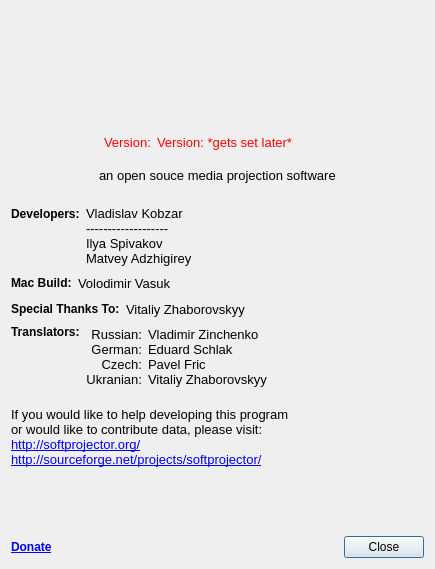
<?xml version="1.0" encoding="UTF-8"?>
<ui version="4.0">
 <class>AboutDialog</class>
 <widget class="QDialog" name="AboutDialog">
  <property name="geometry">
   <rect>
    <x>0</x>
    <y>0</y>
    <width>435</width>
    <height>569</height>
   </rect>
  </property>
  <property name="windowTitle">
   <string>About softProjecor</string>
  </property>
  <layout class="QVBoxLayout" name="verticalLayout">
   <item>
    <layout class="QGridLayout" name="gridLayout_7">
     <item row="0" column="0">
      <layout class="QGridLayout" name="gridLayout_4">
       <item row="0" column="0">
        <spacer name="horizontalSpacer">
         <property name="orientation">
          <enum>Qt::Horizontal</enum>
         </property>
         <property name="sizeHint" stdset="0">
          <size>
           <width>13</width>
           <height>108</height>
          </size>
         </property>
        </spacer>
       </item>
       <item row="0" column="1">
        <widget class="QLabel" name="label">
         <property name="font">
          <font>
           <pointsize>15</pointsize>
           <weight>75</weight>
           <bold>true</bold>
          </font>
         </property>
         <property name="text">
          <string/>
         </property>
         <property name="pixmap">
          <pixmap resource="softprojector.qrc">:/icons/icons/softprojector_cloud.png</pixmap>
         </property>
        </widget>
       </item>
       <item row="0" column="2" rowspan="2">
        <spacer name="horizontalSpacer_2">
         <property name="orientation">
          <enum>Qt::Horizontal</enum>
         </property>
         <property name="sizeHint" stdset="0">
          <size>
           <width>17</width>
           <height>148</height>
          </size>
         </property>
        </spacer>
       </item>
       <item row="1" column="1">
        <layout class="QGridLayout" name="gridLayout_3">
         <item row="0" column="0">
          <widget class="QLabel" name="label_3">
           <property name="palette">
            <palette>
             <active>
              <colorrole role="WindowText">
               <brush brushstyle="SolidPattern">
                <color alpha="255">
                 <red>255</red>
                 <green>0</green>
                 <blue>0</blue>
                </color>
               </brush>
              </colorrole>
             </active>
             <inactive>
              <colorrole role="WindowText">
               <brush brushstyle="SolidPattern">
                <color alpha="255">
                 <red>255</red>
                 <green>0</green>
                 <blue>0</blue>
                </color>
               </brush>
              </colorrole>
             </inactive>
             <disabled>
              <colorrole role="WindowText">
               <brush brushstyle="SolidPattern">
                <color alpha="255">
                 <red>118</red>
                 <green>116</green>
                 <blue>108</blue>
                </color>
               </brush>
              </colorrole>
             </disabled>
            </palette>
           </property>
           <property name="font">
            <font>
             <pointsize>10</pointsize>
            </font>
           </property>
           <property name="text">
            <string>Version:</string>
           </property>
          </widget>
         </item>
         <item row="0" column="1">
          <widget class="QLabel" name="version_label">
           <property name="palette">
            <palette>
             <active>
              <colorrole role="WindowText">
               <brush brushstyle="SolidPattern">
                <color alpha="255">
                 <red>255</red>
                 <green>0</green>
                 <blue>0</blue>
                </color>
               </brush>
              </colorrole>
             </active>
             <inactive>
              <colorrole role="WindowText">
               <brush brushstyle="SolidPattern">
                <color alpha="255">
                 <red>255</red>
                 <green>0</green>
                 <blue>0</blue>
                </color>
               </brush>
              </colorrole>
             </inactive>
             <disabled>
              <colorrole role="WindowText">
               <brush brushstyle="SolidPattern">
                <color alpha="255">
                 <red>118</red>
                 <green>116</green>
                 <blue>108</blue>
                </color>
               </brush>
              </colorrole>
             </disabled>
            </palette>
           </property>
           <property name="font">
            <font>
             <pointsize>10</pointsize>
            </font>
           </property>
           <property name="text">
            <string notr="true">Version: *gets set later*</string>
           </property>
          </widget>
         </item>
         <item row="0" column="2">
          <spacer name="horizontalSpacer_4">
           <property name="orientation">
            <enum>Qt::Horizontal</enum>
           </property>
           <property name="sizeHint" stdset="0">
            <size>
             <width>40</width>
             <height>13</height>
            </size>
           </property>
          </spacer>
         </item>
        </layout>
       </item>
      </layout>
     </item>
     <item row="1" column="0">
      <layout class="QGridLayout" name="gridLayout_6">
       <item row="0" column="0">
        <spacer name="horizontalSpacer_5">
         <property name="orientation">
          <enum>Qt::Horizontal</enum>
         </property>
         <property name="sizeHint" stdset="0">
          <size>
           <width>40</width>
           <height>20</height>
          </size>
         </property>
        </spacer>
       </item>
       <item row="0" column="1">
        <widget class="QLabel" name="label_2">
         <property name="font">
          <font>
           <pointsize>10</pointsize>
          </font>
         </property>
         <property name="text">
          <string>an open souce media projection software</string>
         </property>
        </widget>
       </item>
       <item row="0" column="2">
        <spacer name="horizontalSpacer_6">
         <property name="orientation">
          <enum>Qt::Horizontal</enum>
         </property>
         <property name="sizeHint" stdset="0">
          <size>
           <width>40</width>
           <height>20</height>
          </size>
         </property>
        </spacer>
       </item>
      </layout>
     </item>
    </layout>
   </item>
   <item>
    <spacer name="verticalSpacer_2">
     <property name="orientation">
      <enum>Qt::Vertical</enum>
     </property>
     <property name="sizeType">
      <enum>QSizePolicy::Fixed</enum>
     </property>
     <property name="sizeHint" stdset="0">
      <size>
       <width>20</width>
       <height>13</height>
      </size>
     </property>
    </spacer>
   </item>
   <item>
    <layout class="QGridLayout" name="gridLayout_2">
     <item row="0" column="0">
      <widget class="QLabel" name="label_4">
       <property name="font">
        <font>
         <weight>75</weight>
         <bold>true</bold>
        </font>
       </property>
       <property name="text">
        <string>Developers:</string>
       </property>
      </widget>
     </item>
     <item row="0" column="1" rowspan="2">
      <widget class="QLabel" name="label_5">
       <property name="font">
        <font>
         <pointsize>10</pointsize>
        </font>
       </property>
       <property name="text">
        <string>Vladislav Kobzar
-------------------
Ilya Spivakov
Matvey Adzhigirey</string>
       </property>
      </widget>
     </item>
     <item row="1" column="0">
      <spacer name="verticalSpacer_4">
       <property name="orientation">
        <enum>Qt::Vertical</enum>
       </property>
       <property name="sizeHint" stdset="0">
        <size>
         <width>20</width>
         <height>18</height>
        </size>
       </property>
      </spacer>
     </item>
     <item row="0" column="2">
      <spacer name="horizontalSpacer_7">
       <property name="orientation">
        <enum>Qt::Horizontal</enum>
       </property>
       <property name="sizeHint" stdset="0">
        <size>
         <width>40</width>
         <height>20</height>
        </size>
       </property>
      </spacer>
     </item>
    </layout>
   </item>
   <item>
    <layout class="QHBoxLayout" name="horizontalLayout">
     <item>
      <widget class="QLabel" name="label_13">
       <property name="font">
        <font>
         <weight>75</weight>
         <bold>true</bold>
        </font>
       </property>
       <property name="text">
        <string>Mac Build:</string>
       </property>
      </widget>
     </item>
     <item>
      <widget class="QLabel" name="label_12">
       <property name="font">
        <font>
         <pointsize>10</pointsize>
        </font>
       </property>
       <property name="text">
        <string>Volodimir Vasuk</string>
       </property>
      </widget>
     </item>
     <item>
      <spacer name="horizontalSpacer_10">
       <property name="orientation">
        <enum>Qt::Horizontal</enum>
       </property>
       <property name="sizeHint" stdset="0">
        <size>
         <width>40</width>
         <height>20</height>
        </size>
       </property>
      </spacer>
     </item>
    </layout>
   </item>
   <item>
    <layout class="QHBoxLayout" name="horizontalLayout_3">
     <item>
      <widget class="QLabel" name="label_10">
       <property name="font">
        <font>
         <weight>75</weight>
         <bold>true</bold>
        </font>
       </property>
       <property name="text">
        <string>Special Thanks To:</string>
       </property>
      </widget>
     </item>
     <item>
      <widget class="QLabel" name="label_11">
       <property name="font">
        <font>
         <pointsize>10</pointsize>
        </font>
       </property>
       <property name="text">
        <string>Vitaliy Zhaborovskyy</string>
       </property>
      </widget>
     </item>
     <item>
      <spacer name="horizontalSpacer_8">
       <property name="orientation">
        <enum>Qt::Horizontal</enum>
       </property>
       <property name="sizeHint" stdset="0">
        <size>
         <width>40</width>
         <height>20</height>
        </size>
       </property>
      </spacer>
     </item>
    </layout>
   </item>
   <item>
    <layout class="QGridLayout" name="gridLayout">
     <item row="0" column="0">
      <widget class="QLabel" name="label_6">
       <property name="font">
        <font>
         <weight>75</weight>
         <bold>true</bold>
        </font>
       </property>
       <property name="text">
        <string>Translators:</string>
       </property>
      </widget>
     </item>
     <item row="0" column="1" rowspan="2">
      <widget class="QLabel" name="label_7">
       <property name="font">
        <font>
         <pointsize>10</pointsize>
        </font>
       </property>
       <property name="text">
        <string>Russian:
German:
Czech:
Ukranian:</string>
       </property>
       <property name="alignment">
        <set>Qt::AlignRight|Qt::AlignTrailing|Qt::AlignVCenter</set>
       </property>
      </widget>
     </item>
     <item row="0" column="2" rowspan="2">
      <widget class="QLabel" name="label_8">
       <property name="font">
        <font>
         <pointsize>10</pointsize>
        </font>
       </property>
       <property name="text">
        <string>Vladimir Zinchenko
Eduard Schlak
Pavel Fric
Vitaliy Zhaborovskyy</string>
       </property>
      </widget>
     </item>
     <item row="0" column="3" rowspan="2">
      <spacer name="horizontalSpacer_3">
       <property name="orientation">
        <enum>Qt::Horizontal</enum>
       </property>
       <property name="sizeHint" stdset="0">
        <size>
         <width>40</width>
         <height>20</height>
        </size>
       </property>
      </spacer>
     </item>
     <item row="1" column="0">
      <spacer name="verticalSpacer_3">
       <property name="orientation">
        <enum>Qt::Vertical</enum>
       </property>
       <property name="sizeHint" stdset="0">
        <size>
         <width>20</width>
         <height>18</height>
        </size>
       </property>
      </spacer>
     </item>
    </layout>
   </item>
   <item>
    <spacer name="verticalSpacer_6">
     <property name="orientation">
      <enum>Qt::Vertical</enum>
     </property>
     <property name="sizeType">
      <enum>QSizePolicy::Fixed</enum>
     </property>
     <property name="sizeHint" stdset="0">
      <size>
       <width>20</width>
       <height>13</height>
      </size>
     </property>
    </spacer>
   </item>
   <item>
    <widget class="QLabel" name="label_9">
     <property name="font">
      <font>
       <pointsize>10</pointsize>
      </font>
     </property>
     <property name="text">
      <string>If you would like to help developing this program&lt;br&gt;
or would like to contribute data, please visit:&lt;br&gt;
&lt;a href=&quot;http://softprojector.org/&quot;&gt;http://softprojector.org/&lt;/a&gt;
&lt;br&gt;
&lt;a href=&quot;http://sourceforge.net/projects/softprojector/&quot;&gt;http://sourceforge.net/projects/softprojector/&lt;/a&gt;</string>
     </property>
     <property name="openExternalLinks">
      <bool>true</bool>
     </property>
    </widget>
   </item>
   <item>
    <spacer name="verticalSpacer">
     <property name="orientation">
      <enum>Qt::Vertical</enum>
     </property>
     <property name="sizeHint" stdset="0">
      <size>
       <width>125</width>
       <height>27</height>
      </size>
     </property>
    </spacer>
   </item>
   <item>
    <layout class="QHBoxLayout" name="horizontalLayout_2">
     <item>
      <widget class="QLabel" name="labelDonate">
       <property name="font">
        <font>
         <weight>75</weight>
         <bold>true</bold>
        </font>
       </property>
       <property name="text">
        <string>&lt;a href=&quot;https://www.paypal.com/cgi-bin/webscr?cmd=_s-xclick&amp;hosted_button_id=FPCLPXFMH9XP4&quot;&gt;Donate&lt;/a&gt;</string>
       </property>
       <property name="openExternalLinks">
        <bool>true</bool>
       </property>
      </widget>
     </item>
     <item>
      <spacer name="horizontalSpacer_9">
       <property name="orientation">
        <enum>Qt::Horizontal</enum>
       </property>
       <property name="sizeHint" stdset="0">
        <size>
         <width>40</width>
         <height>20</height>
        </size>
       </property>
      </spacer>
     </item>
     <item>
      <widget class="QPushButton" name="pushButton">
       <property name="text">
        <string>Close</string>
       </property>
      </widget>
     </item>
    </layout>
   </item>
  </layout>
 </widget>
 <resources>
  <include location="softprojector.qrc"/>
 </resources>
 <connections/>
</ui>
